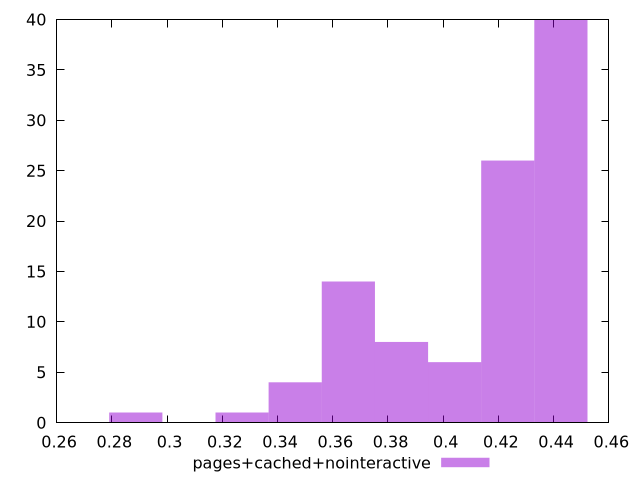

Recreate this plot in gnuplot.
$_pagesCachedNointeractive <<EOF
0.34640755552800373 4
0.44263187650800473 40
0.3271626913320035 1
0.3848972839200041 8
0.42338701231200454 26
0.40414214811600435 6
0.2886729629400031 1
0.3656524197240039 14
EOF
set key outside below
set terminal pngcairo
set output "report_00006_2020-11-02T20-21-41.718Z/max-potential-fid/pages+cached+nointeractive//hist.png"
set yrange [0:40]
set boxwidth 0.019244864196000206
set style fill transparent solid 0.5 noborder
plot $_pagesCachedNointeractive title "pages+cached+nointeractive" with boxes ,
